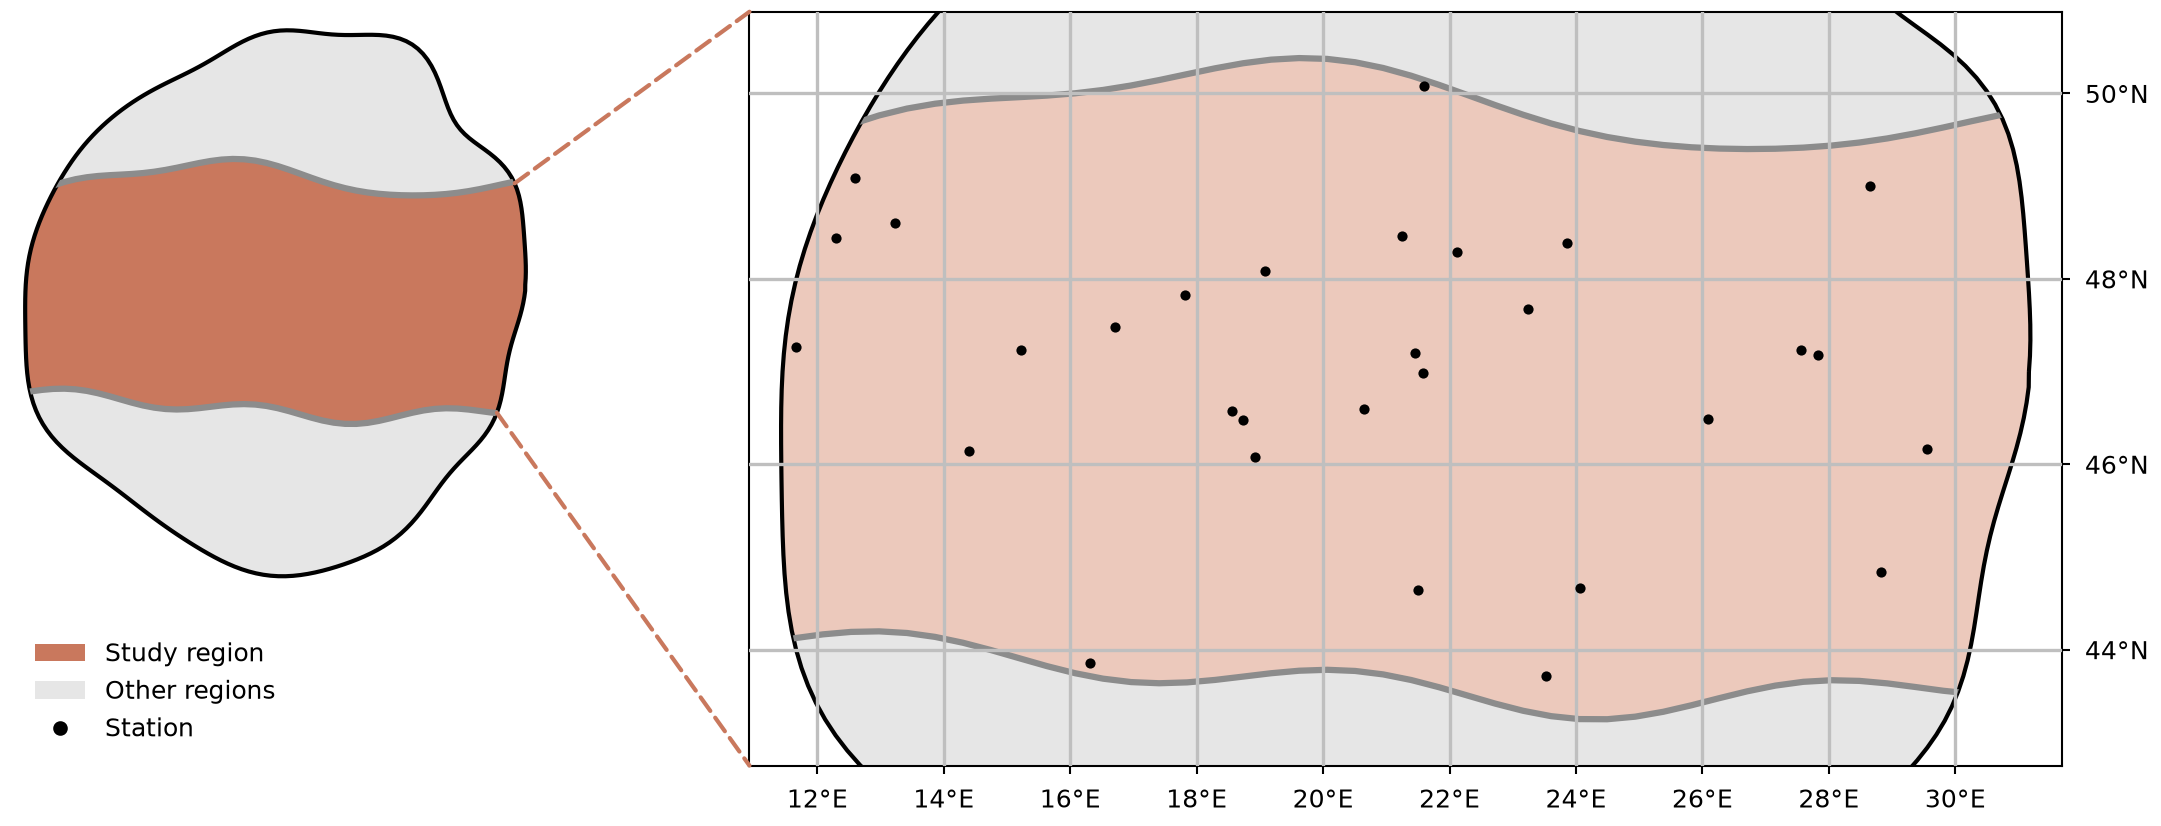

This figure's Python source:
"""Locator map with the study region filled, linked to a detail map by dashed connectors.

Synthetic regions on a lon/lat grid. Writes snippet.png next to this file.
"""

import os
from pathlib import Path

import matplotlib.pyplot as plt
import numpy as np
from matplotlib.patches import ConnectionPatch, Patch, PathPatch
from matplotlib.path import Path as MplPath
from matplotlib.ticker import MultipleLocator

MM = 1 / 25.4
STYLE_DIR = Path(__file__).resolve().parent / "../../../styles"
MID_LAT = 47.0
# Region boundaries run west–east near these latitudes (°N).
SPLITS = (44.0, 49.5)
STUDY = 1  # index of the highlighted region, counted from the south
STUDY_FILL = "#c9785d"
DETAIL_FILL = "#ecc9bc"
MUTED_FILL = "0.9"
BORDER = {"color": "0.55"}
CONNECTOR = {"color": STUDY_FILL, "linestyle": (0, (4, 2))}


def wiggle(rng, n, scale, terms=5):
    """Smooth random offsets: a few sine terms with random phases."""
    t = np.linspace(0, 1, n)
    return sum(scale / k * np.sin(2 * np.pi * k * t + rng.uniform(0, 2 * np.pi))
               for k in range(1, terms + 1))


def country_outline(rng):
    angle = np.linspace(0, 2 * np.pi, 240, endpoint=False)
    radius = 1 + wiggle(rng, angle.size, 0.08, terms=12)
    lon = 22 + 10 * radius * np.cos(angle)
    lat = MID_LAT + 7 * radius * np.sin(angle)
    ring = np.column_stack([lon, lat])
    return MplPath(np.vstack([ring, ring[:1]]), closed=True)  # with closed=True the last vertex only closes the path


def regions(rng):
    """Bands between wiggly parallels; the country outline clips them."""
    lon = np.linspace(5, 40, 80)
    edges = [np.column_stack([lon, np.full_like(lon, 30.0)])]
    for lat in SPLITS:
        edges.append(np.column_stack([lon, lat + wiggle(rng, lon.size, 0.6)]))
    edges.append(np.column_stack([lon, np.full_like(lon, 60.0)]))
    return [MplPath(np.vstack([south, north[::-1]]))
            for south, north in zip(edges[:-1], edges[1:])]


def visible_vertices(band, outline):
    """Vertices of the band clipped to the country."""
    inside_band = outline.vertices[band.contains_points(outline.vertices)]
    inside_country = band.vertices[outline.contains_points(band.vertices)]
    return np.vstack([inside_band, inside_country])


def draw_regions(ax, outline, bands, study_fill):
    clip = PathPatch(outline, transform=ax.transData, facecolor="none")
    for i, band in enumerate(bands):
        fill = study_fill if i == STUDY else MUTED_FILL
        ax.add_patch(PathPatch(band, facecolor=fill, edgecolor="none")).set_clip_path(clip)
    for band in bands[1:]:
        line, = ax.plot(*band.vertices[:80].T, **BORDER)  # the band's southern edge
        line.set_clip_path(clip)
    ax.add_patch(PathPatch(outline, facecolor="none", edgecolor="black"))


def locator(ax, outline, bands):
    draw_regions(ax, outline, bands, STUDY_FILL)
    lon, lat = outline.vertices.T
    ax.set(xlim=(lon.min() - 0.5, lon.max() + 0.5), ylim=(lat.min() - 0.5, lat.max() + 0.5))
    ax.set_aspect(1 / np.cos(np.radians(MID_LAT)))
    ax.set_axis_off()
    ax.set_anchor("W")  # push spare width into the gap the connectors cross


def detail(ax, outline, bands, rng):
    draw_regions(ax, outline, bands, DETAIL_FILL)
    corner = visible_vertices(bands[STUDY], outline)
    lon0, lat0 = corner.min(axis=0)
    lon1, lat1 = corner.max(axis=0)
    candidates = np.column_stack([rng.uniform(lon0, lon1, 400), rng.uniform(lat0, lat1, 400)])
    keep = outline.contains_points(candidates) & bands[STUDY].contains_points(candidates)
    ax.scatter(*candidates[keep][:30].T, s=6, color="black", linewidths=0, zorder=3,
               label="Station")
    ax.set(xlim=(lon0 - 0.5, lon1 + 0.5), ylim=(lat0 - 0.5, lat1 + 0.5))
    ax.set_aspect(1 / np.cos(np.radians(MID_LAT)))
    for axis in (ax.xaxis, ax.yaxis):
        axis.set_major_locator(MultipleLocator(2))
    ax.grid(color="0.75")  # graticule at the tick positions
    ax.set_axisbelow(False)
    ax.xaxis.set_major_formatter("{x:g}°E")
    ax.yaxis.set_major_formatter("{x:g}°N")
    ax.yaxis.tick_right()
    ax.set_anchor("E")


def key(ax):
    handles = [Patch(facecolor=STUDY_FILL, label="Study region"),
               Patch(facecolor=MUTED_FILL, label="Other regions"),
               plt.Line2D([], [], marker="o", ms=2.5, color="black", lw=0, label="Station")]
    ax.legend(handles=handles, loc="upper left", frameon=False)
    ax.set_axis_off()


def connect(fig, ax_locator, ax_detail, outline, band):
    """Join the region's north-east and south-east tips to the detail map's left corners."""
    vertices = visible_vertices(band, outline)
    north_east = vertices[(vertices[:, 0] + vertices[:, 1]).argmax()]
    south_east = vertices[(vertices[:, 0] - vertices[:, 1]).argmax()]
    for point, y_frac in ((north_east, 1.0), (south_east, 0.0)):
        fig.add_artist(ConnectionPatch(
            xyA=point, coordsA="data", axesA=ax_locator,
            xyB=(0.0, y_frac), coordsB="axes fraction", axesB=ax_detail,
            **CONNECTOR,
        ))


def main():
    rng = np.random.default_rng(7)
    outline = country_outline(rng)
    bands = regions(rng)
    default = STYLE_DIR / "default.mplstyle"
    sheets = [default] if default.is_file() else []
    if selected := os.environ.get("CEDALION_STYLE"):
        sheet = Path(selected).expanduser()
        sheets.append(sheet if sheet.is_file() else STYLE_DIR / (selected.removesuffix(".mplstyle") + ".mplstyle"))
    map_frame = STYLE_DIR / "map.mplstyle"
    if map_frame.is_file():
        sheets.append(map_frame)
    width_mm = float(os.environ.get("CEDALION_WIDTH_MM", 183))
    with plt.style.context(sheets):
        fig = plt.figure(figsize=(width_mm * MM, 70 * MM), layout="constrained")
        grid = fig.add_gridspec(2, 2, width_ratios=(1, 2.2), height_ratios=(1, 0.25))
        ax_locator = fig.add_subplot(grid[0, 0])
        ax_detail = fig.add_subplot(grid[:, 1])
        key(fig.add_subplot(grid[1, 0]))
        locator(ax_locator, outline, bands)
        detail(ax_detail, outline, bands, rng)
        connect(fig, ax_locator, ax_detail, outline, bands[STUDY])
        fig.savefig(os.environ.get("CEDALION_SNIPPET_PNG", Path(__file__).with_name("snippet.png")), dpi=300)
        plt.close(fig)


if __name__ == "__main__":
    main()
